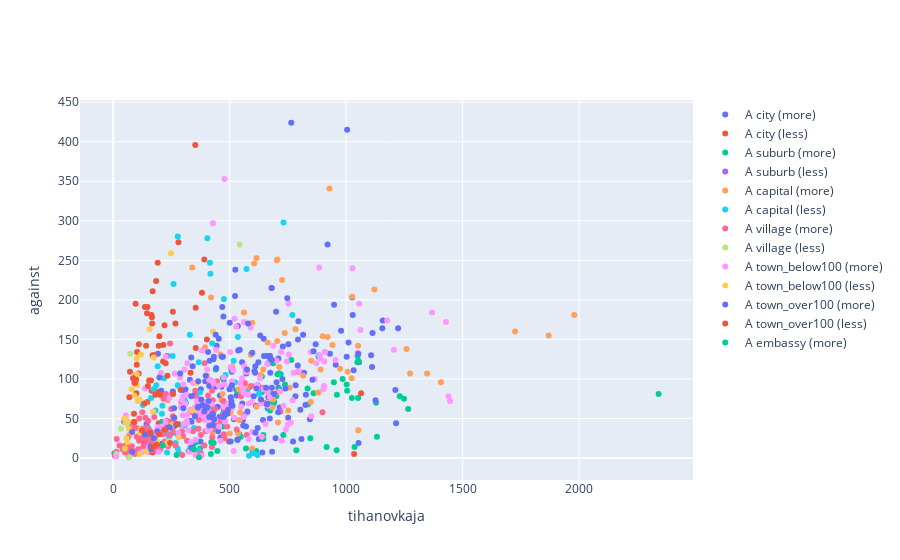

The cell this chart's notebook holds for it:
### Code cell
cross_dependency('tihanovkaja', 'against')
